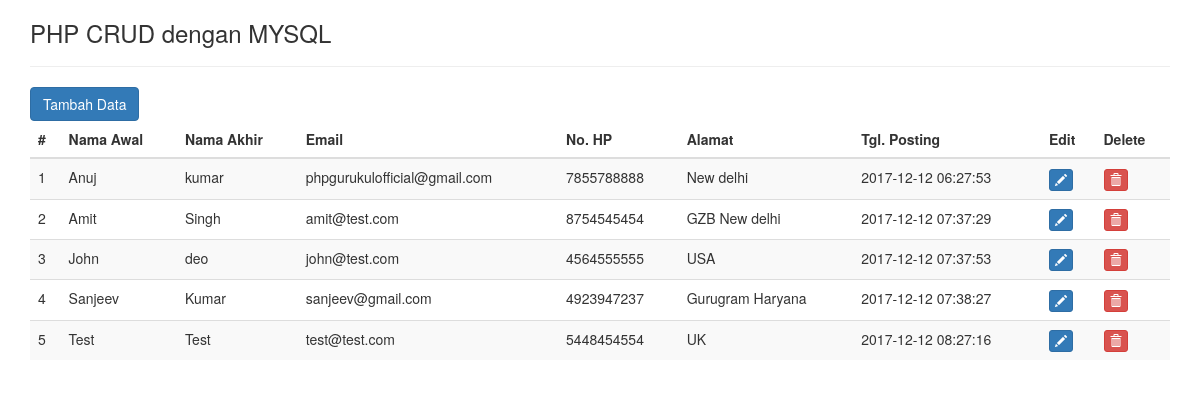
The page / on the database its author committed.
### tables this page shows
CREATE TABLE IF NOT EXISTS `tblusers` (
  `id` int(11) NOT NULL,
  `FirstName` varchar(150) NOT NULL,
  `LastName` varchar(150) NOT NULL,
  `EmailId` varchar(120) NOT NULL,
  `ContactNumber` char(11) NOT NULL,
  `Address` varchar(255) NOT NULL,
  `PostingDate` timestamp NOT NULL DEFAULT CURRENT_TIMESTAMP
);

### function.php (called while the page is built, shortened)
<?php
class DB_con
{
	function __construct()
	{
		$con = mysqli_connect(DB_SERVER,DB_USER,DB_PASS,DB_NAME);
		$this->dbcon=$con;
	}
	public function fetchdata()
	{
		$result=mysqli_query($this->dbcon,"select * from tblusers");
		return $result;
	}
}
?>

### index.php (the view, shortened to what this page needs)
<?php
include_once("function.php");
 ?>
<!DOCTYPE html>
<html lang="en">
<head>
    <link href="http://maxcdn.bootstrapcdn.com/bootstrap/3.3.0/css/bootstrap.min.css" rel="stylesheet">
</head>
<body>
	<div class="container">
	<div class="row">
	<div class="col-md-12">
	<h3>PHP CRUD dengan MYSQL</h3> <hr />
	<a href="insert.php"><button class="btn btn-primary"> Tambah Data</button></a>
	<div class="table-responsive">
	<table id="mytable" class="table table-bordred table-striped">
		<thead>
			<th>#</th>
			<th>Nama Awal</th>
			<th>Nama Akhir</th>
			<th>Email</th>
			<th>No. HP</th>
			<th>Alamat</th>
			<th>Tgl. Posting</th>
			<th>Edit</th>
			<th>Delete</th>
		</thead>
	<tbody>
	<?php
	$fetchdata=new DB_con();
	$sql=$fetchdata->fetchdata();
	$cnt=1;
	while($row=mysqli_fetch_array($sql))
	{
		?>
			<tr>
			<td><?php echo htmlentities($cnt);?></td>
			<td><?php echo htmlentities($row['FirstName']);?></td>
			<td><?php echo htmlentities($row['LastName']);?></td>
			<td><?php echo htmlentities($row['EmailId']);?></td>
			<td><?php echo htmlentities($row['ContactNumber']);?></td>
			<td><?php echo htmlentities($row['Address']);?></td>
			<td><?php echo htmlentities($row['PostingDate']);?></td>
			<td><a href="update.php?id=<?php echo htmlentities($row['id']);?>"><button class="btn btn-primary btn-xs"><span class="glyphicon glyphicon-pencil"></span></button></a></td>
			<td><a href="index.php?del=<?php echo htmlentities($row['id']);?>"><button class="btn btn-danger btn-xs" onClick="return confirm('Yakin menghapus data?');"><span class="glyphicon glyphicon-trash"></span></button></a></td>
			</tr>
		<?php
		$cnt++;
	} ?>
	</tbody>
	</table>
	</div>
	</div>
	</div>
	</div>
</body>
</html>

### rows shown on the page
tblusers: FirstName "Anuj", LastName "kumar", EmailId "phpgurukulofficial@gmail.com", ContactNumber "7855788888", Address "New delhi", PostingDate "2017-12-12 06:27:53"
tblusers: FirstName "Amit", LastName "Singh", EmailId "amit@test.com", ContactNumber "8754545454", Address "GZB New delhi", PostingDate "2017-12-12 07:37:29"
tblusers: FirstName "John", LastName "deo", EmailId "john@test.com", ContactNumber "4564555555", Address "USA", PostingDate "2017-12-12 07:37:53"
tblusers: FirstName "Sanjeev", LastName "Kumar", EmailId "sanjeev@gmail.com", ContactNumber "4923947237", Address "Gurugram Haryana", PostingDate "2017-12-12 07:38:27"
tblusers: FirstName "Test", LastName "Test", EmailId "test@test.com", ContactNumber "5448454554", Address "UK", PostingDate "2017-12-12 08:27:16"
